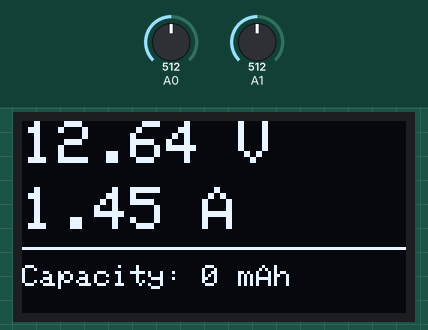
Recording of a sketch running on a simulated Arduino Uno, built with avr-gcc and run on an emulated ATmega328P. Parts: 128×64 one-colour display. Inputs (shaded band) come from the test bench; at power-on: A1 = 512, A0 = 512.

Above: at 1.2 s.
1.3 s: A1 set to 716
At 2.1 s:
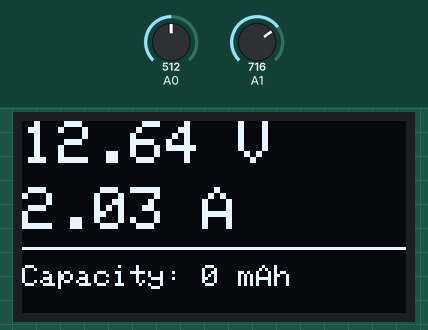
3.0 s: A0 set to 716
At 4.5 s:
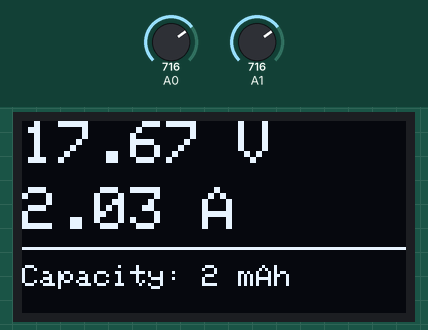
4.7 s: A0 set to 900
At 7.1 s:
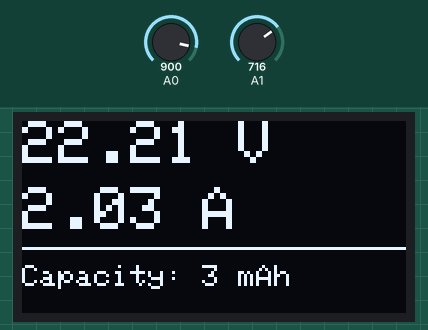
7.4 s: A1 set to 900
At 8.0 s:
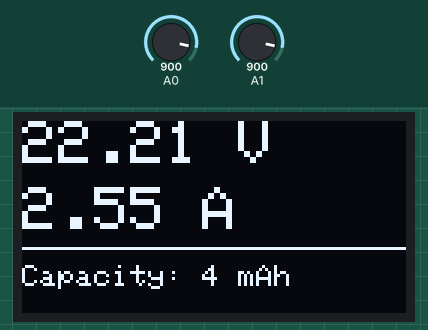
10.4 s: A0 set to 1023
At 11.2 s:
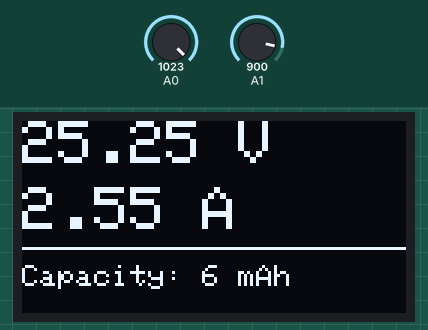
13.4 s: A1 set to 1023
At 15.5 s:
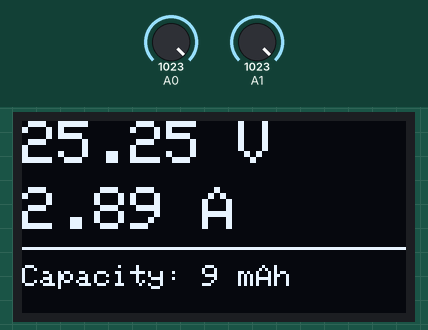
Timing chart, 0 to 17.0 s (numbered marks = the images above; inputs shaded):
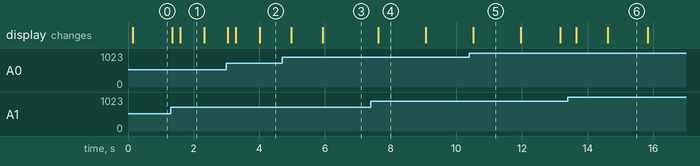

The sketch:

Arduini_display.ino
```cpp
#include <Wire.h>
#include <Adafruit_GFX.h>
#include <Adafruit_SSD1306.h>

#define SCREEN_WIDTH 128 // Ширина OLED дисплея в пикселях
#define SCREEN_HEIGHT 64 // Высота OLED дисплея в пикселях

// Настройка I2C адреса (обычно 0x3C или 0x3D)
#define OLED_RESET     -1 // Пина сброса нет, ставим -1
Adafruit_SSD1306 display(SCREEN_WIDTH, SCREEN_HEIGHT, &Wire, OLED_RESET);

// Константы для математического расчета
const float V_REF = 2.50;      // Точное напряжение на TL431 (впишите свое!)
const float DELITEL_V = 10.1;  // Коэффициент делителя напряжения (9.1к + 1к) / 1к
const float GAIN_I = 48.0;     // Коэффициент усиления ОУ тока (1 + 47к/1к)
const float R_SHUNT = 0.018;   // Наш шунт R018 (0.018 Ом)

// Переменные для подсчета емкости
unsigned long lastTime = 0;
float cumulativemAh = 0.0;

void setup() {
  // АРХИВАЖНО: Включаем внешнее опорное напряжение на выводе AREF!
  analogReference(EXTERNAL);

  // Инициализация OLED дисплея по адресу 0x3C
  if(!display.begin(SSD1306_SWITCHCAPVCC, 0x3C)) {
    for(;;); // Если дисплей не найден, вешаем процессор (защита от ошибок)
  }

  display.clearDisplay();
  display.display();
  lastTime = millis();
}

void loop() {
  // --- 1. Считывание АЦП с усреднением (50 замеров) ---
  long rawV = 0;
  long rawI = 0;
  int samples = 50;

  for (int i = 0; i < samples; i++) {
    rawV += analogRead(A0);
    rawI += analogRead(A1);
    delay(1);
  }
  float avgRawV = (float)rawV / samples;
  float avgRawI = (float)rawI / samples;

  // --- 2. Математический пересчет в Вольты и Амперы ---
  float voltageA0 = (avgRawV * V_REF) / 1023.0;
  float realVoltage = voltageA0 * DELITEL_V;

  float voltageA1 = (avgRawI * V_REF) / 1023.0;
  float voltageShunt = voltageA1 / GAIN_I;
  float realCurrent = voltageShunt / R_SHUNT;

  // Отсечка микро-шумов около нуля
  if (realCurrent < 0.005) realCurrent = 0.0;
  if (realVoltage < 0.05) realVoltage = 0.0;

  // --- 3. Подсчет емкости (мАч) ---
  unsigned long currentTime = millis();
  float durationHours = (float)(currentTime - lastTime) / 3600000.0;
  cumulativemAh += (realCurrent * 1000.0) * durationHours;
  lastTime = currentTime;

  // --- 4. Вывод данных на OLED дисплей ---
  display.clearDisplay(); // Очищаем буфер экрана
  display.setTextColor(SSD1306_WHITE); // OLED монохромный, цвет белый

  // Строка НАПРЯЖЕНИЯ
  display.setTextSize(2);          // Крупный шрифт
  display.setCursor(0, 0);
  display.print(realVoltage, 2);   // Вывод вольт (например, 4.20)
  display.print(" V");

  // Строка ТОКА
  display.setTextSize(2);          // Крупный шрифт
  display.setCursor(0, 22);
  display.print(realCurrent, 2);   // Вывод ампер (например, 1.55)
  display.print(" A");

  // Делаем разделительную линию для красоты
  display.drawFastHLine(0, 42, 128, SSD1306_WHITE);

  // Строка ЕМКОСТИ
  display.setTextSize(1);          // Шрифт поменьше, чтобы всё влезло
  display.setCursor(0, 48);
  display.print("Capacity: ");
  display.print((int)cumulativemAh);
  display.print(" mAh");

  display.display(); // Отправляем данные из буфера на физический экран
  delay(150);        // Скорость обновления комфортна для глаз
}
```

Measured:
- after the input at 1.3 s, the display: first changes after 0.05 s (image 1 shows a later state)
- after the input at 3.0 s, the display: first changes at once (image 2 shows a later state)
- after the input at 4.7 s, the display: first changes after 0.27 s (image 3 shows a later state)
- what the display in image 1 shows lasts 0.7 s, from 1.6 s to 2.3 s
- what the display in image 4 shows lasts 1.5 s, from 7.6 s to 9.1 s
- what the display in image 6 shows lasts 1.2 s, from 14.6 s to 15.8 s
